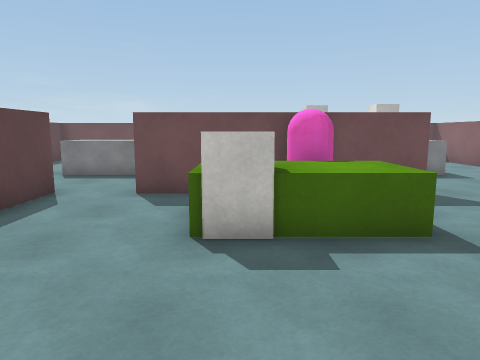
[1] (above)

17 first-person views from a walk through a scene from a Unity 3-D project. The camera is 1.5 m above the floor, tilts 8° down and sees 70° across. The floor is counted in squares, 1 m on a side. Each view is taken from the middle of a square. On the plan, view 1 faces up. The plan holds only what a view shows up to about 16 squares ahead; the rest is blank. The player character is not drawn. Surface patterns are stand-ins for the level's own textures.

[2]
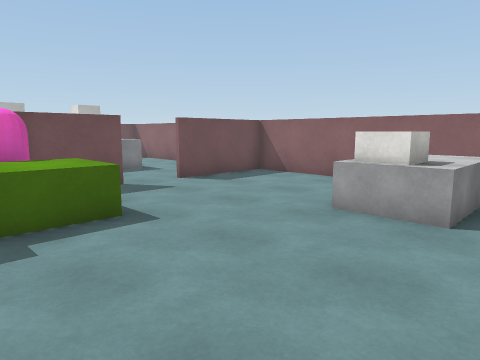

[3]
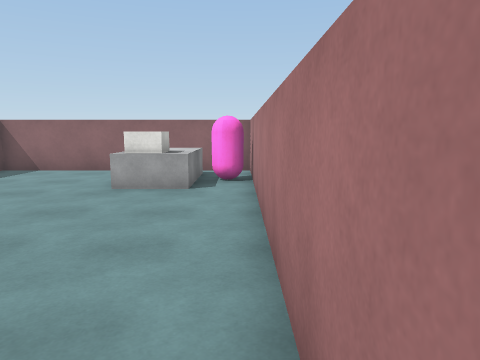

[4]
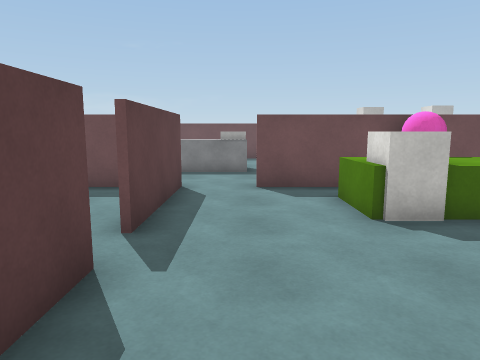

[5]
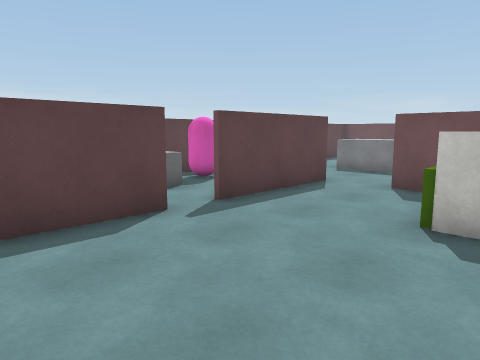

[6]
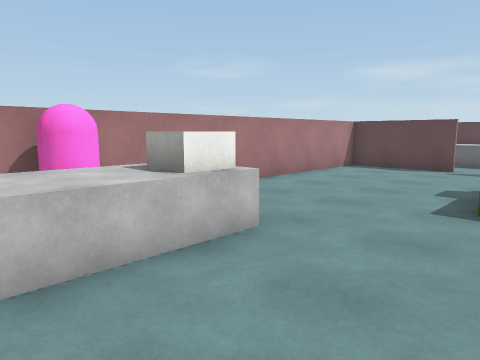

[7]
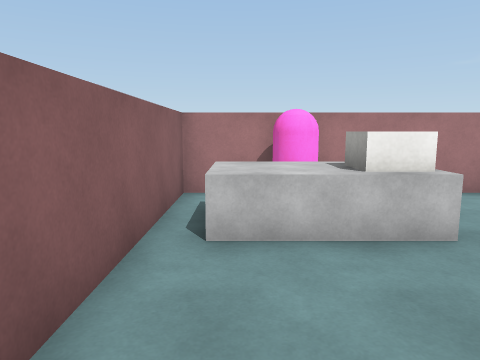

[8]
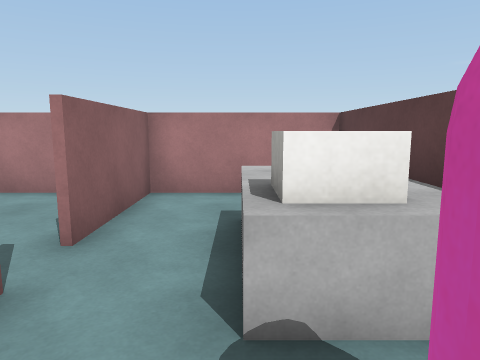

[9]
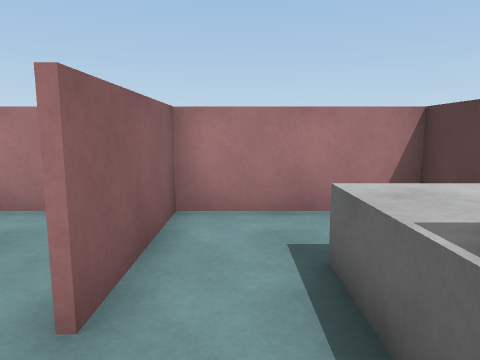

[10]
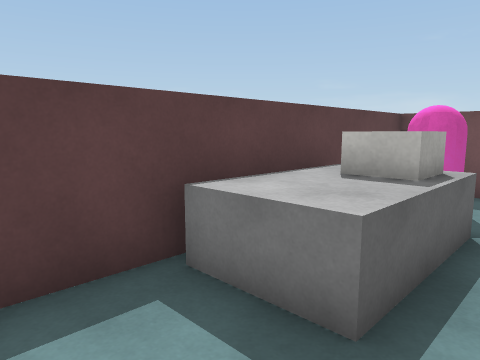

[11]
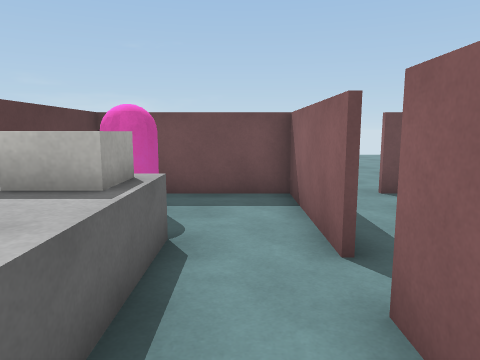

[12]
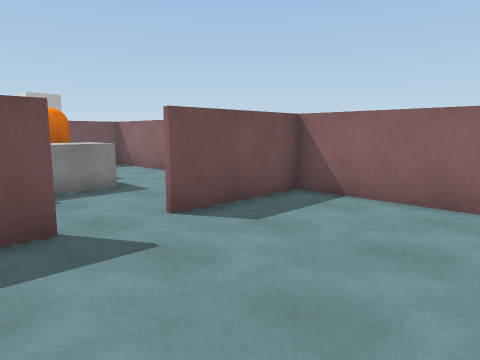

[13]
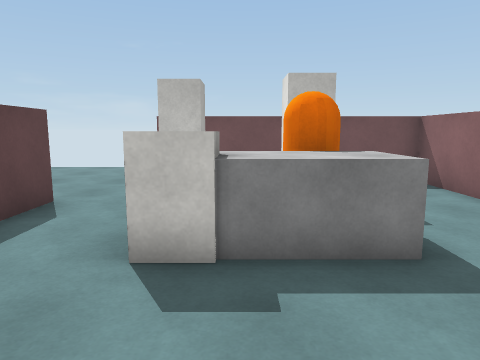

[14]
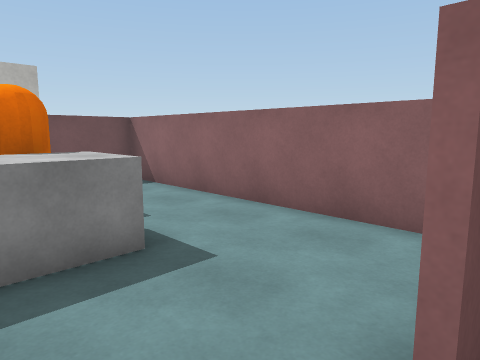

[15]
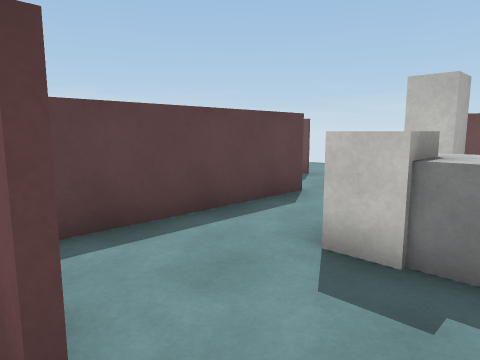

[16]
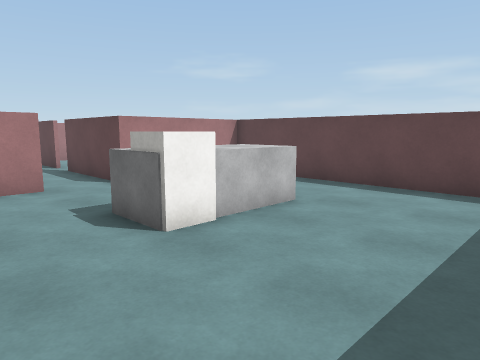

[17]
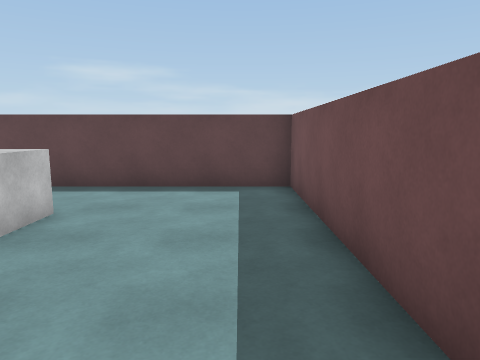

### Floor plan
Key: @ floor where view 1 was taken; # wall or solid block; . floor; ^ raised ledge; B block; C capsule; O other object.
Columns run from 10 left of view 1 to 11 right of it. Each row starts with its distance up from view 1.
 22         ...
 21         ...
 20         ....
 19          ...
 18 ##########... ########
 17 #............BB     .#
 16 #............BB BB ..#
 15 #..........#..  CB ..#
 14 #......O.. #..  CC...#
 13 #...OOOO.. #..BBOO...#
 12 #...OOOO.. #..BBOO...#
 11 #   ...... #.........#
 10 #    ..... #.........#
  9 #    ....   .........#
  8  #####..###CC##..#####
  7  #C..#....^CC........#
  6  #C..#...^B^^^.......#
  5  OOO.#...#B^^^.......#
  4  OOO.#...............#
  3  OOO.................#
  2  OOO.#..........OOOO.#
  1 #OOO.#..........OOOO.#
  0 #....#....@.....OCCO.#
 -1 #....#...........CC..#
 -2 ######################

Positions as (right, up) in squares from view 1, and headings:
1: (0, 0), facing up
2: (0, -1), facing up-right
3: (-3, -1), facing right
4: (-3, -1), facing up
5: (1, -1), facing up-left
6: (10, 6), facing down-left
7: (9, 7), facing down
8: (-7, 7), facing down
9: (-6, 5), facing down
10: (-6, -1), facing up-left
11: (-6, 0), facing up
12: (3, 3), facing up-right
13: (5, 8), facing up
14: (5, 8), facing up-right
15: (6, 8), facing up-left
16: (0, 18), facing down-left
17: (0, 17), facing left
